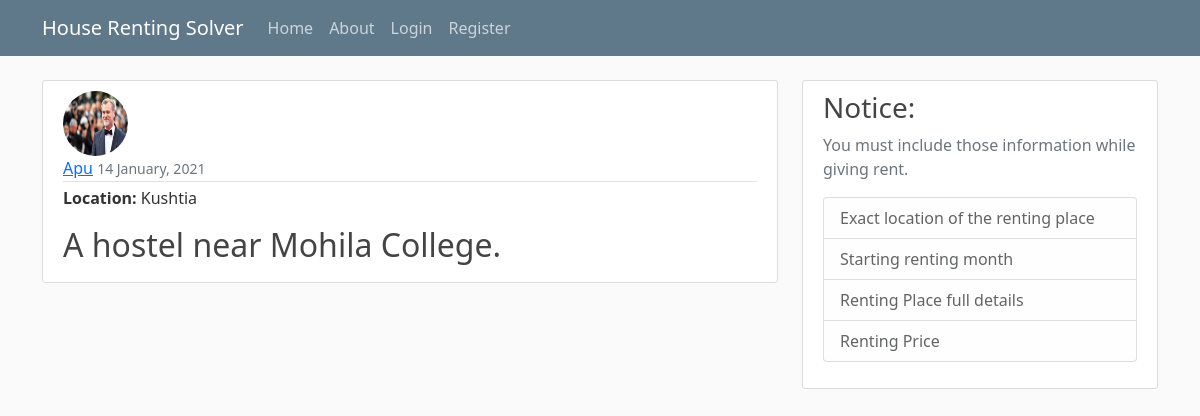
The page /post/10/ on the database its author committed.
### blog/models.py (models this page shows, shortened)
class Post(models.Model):
    location = models.CharField(max_length = 100)
    content = models.TextField()
    date_posted = models.DateTimeField(default = timezone.now)
    owner = models.ForeignKey(User, on_delete= models.CASCADE)

### users/models.py (models this page shows, shortened)
class Profile(models.Model):
    user = models.OneToOneField(User, on_delete = models.CASCADE)
    image = models.ImageField(default='default.jpg', upload_to='profile_pics')

### blog/views.py (the view)
# urls.py: path('post/<int:pk>/', PostDetailView.as_view(), name='post-detail'),
class PostDetailView(DetailView):
    model = Post

### blog/templates/blog/post_detail.html (shortened to what this page needs)
{% extends "blog/base.html" %}
{% block content %}
   <article class="media content-section">
     <img class="rounded-circle article-img" src="{{ object.owner.profile.image.url}}" >
     <div class="media-body">
       <div class="article-metadata">
             <a class="mr-2" href="{% url 'user-posts' object.owner.username %}">{{ object.owner}}</a>
             <small class="text-muted">{{ object.date_posted | date:"d F, Y" }}</small>
           </div>
           <p class="article-content"><b>Location: </b>{{ post.location }}</p>
           <h2 class="article-content" >{{ object.content }}</h2>
         </div>
       </article>
{% endblock content %}

### blog/static/blog/main.css (style rules this page uses)
body { background: #fafafa; color: #333333; margin-top: 5rem; }
h1, h2, h3, h4, h5, h6 { color: #444444; }
.content-section { background: #ffffff; padding: 10px 20px; border: 1px solid #dddddd; border-radius: 3px; margin-bottom: 20px; }
.article-content { white-space: pre-line; }
.article-img { height: 65px; width: 65px; margin-right: 16px; }
.article-metadata { padding-bottom: 1px; margin-bottom: 4px; border-bottom: 1px solid #e3e3e3 }

### rows shown on the page
Post: owner.profile.image (picture), owner "Apu", date_posted "14 January, 2021", location "Kushtia", content "A hostel near Mohila College."
